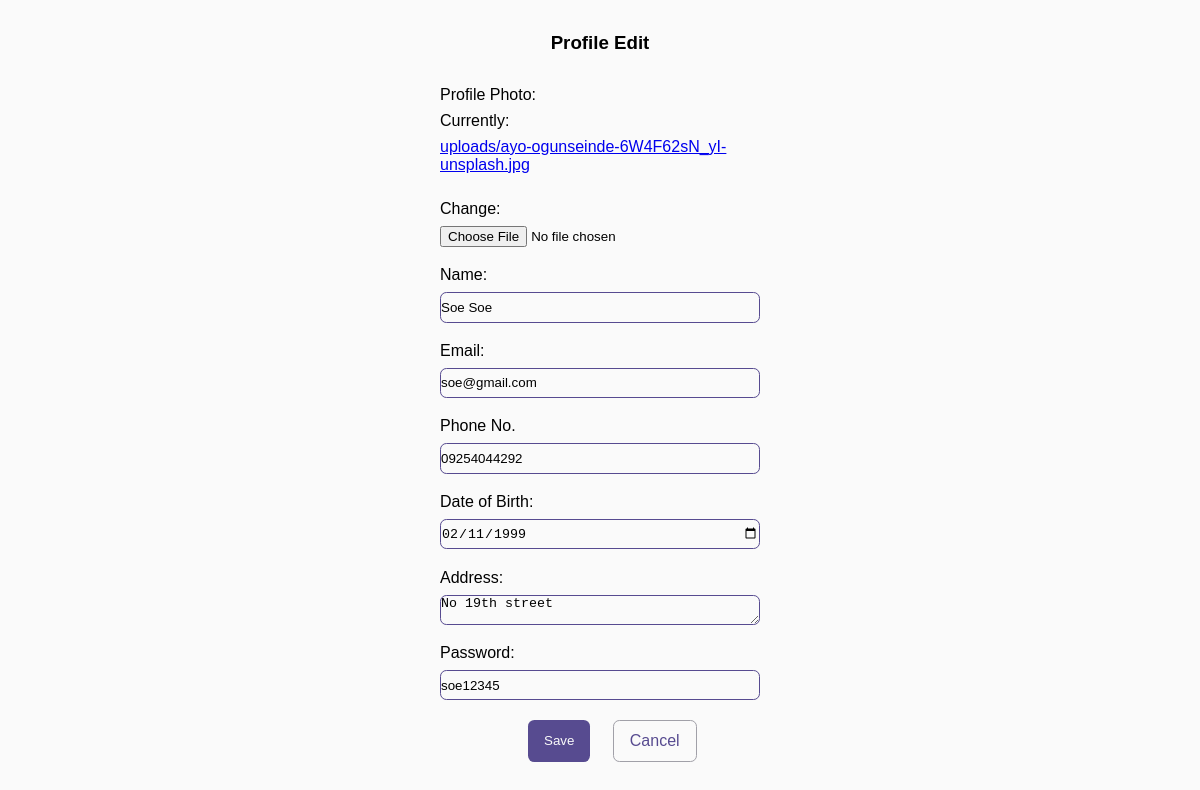
Screenshot of /edit/1 with the database file from the repository.
### patients/models.py (models this page shows, shortened)
class Patient(models.Model):
    PatientID = models.AutoField(primary_key=True)
    PatientImg = models.ImageField(upload_to='uploads',default='a.png')
    PatientName = models.CharField(max_length=40)
    PatientMail = models.EmailField(max_length=40)
    PatientPh =models.CharField(max_length=30)
    PatientDob = models.DateField()
    PatientAddr = models.CharField(max_length=100)
    PatientPwd = models.CharField(max_length=30)

### patients/views.py (the view)
# urls.py: path('edit/<int:id>', views.Edit, name='Edit'),
def Edit(request, id):
    data = Patient.objects.get(PatientID=id)
    form = UpdateForm(request.POST, request.FILES, instance=data)
    if form.is_valid():
        update_mail = form.cleaned_data['PatientMail']
        exist_mail = Patient.objects.filter(PatientMail=update_mail).exclude(PatientID=id)
        update_ph = form.cleaned_data['PatientPh']
        exist_ph = Patient.objects.filter(PatientPh=update_ph).exclude(PatientID=id)
        if exist_mail.exists():
            msg = "Email is already in use"
            return render(request, 'pedit.html', {'form': form, 'msg': msg})
        elif exist_ph.exists():
            msg = "Phone number is already in use"
            return render(request, 'pedit.html', {'form': form, 'msg': msg})
        else:
            form.save()
            return redirect("/list/")
    else:
        form = UpdateForm(instance=data)
    return render(request, 'pedit.html', {'form': form})

### patients/forms.py
class UpdateForm(forms.ModelForm):
    class Meta:
        model = Patient
        fields =['PatientImg','PatientName','PatientMail','PatientPh','PatientDob','PatientAddr','PatientPwd']
        labels={
            'PatientImg':_('Profile Photo',),
            'PatientName': _("Name"),
            'PatientMail':_('Email'),
            'PatientPh':_('Phone No.'),
            'PatientDob': _('Date of Birth'),
            'PatientAddr':_('Address'),
            'PatientPwd':_('Password')
        }
        widgets={
            'PatientMail': forms.EmailInput(attrs={'type':'email', 'placeholder':'Enter your email'}),
            'PatientDob': forms.DateInput(attrs={'type': 'date', 'placeholder': 'yyyy-mm-dd'}),
            'PatientName': forms.TextInput(attrs={ 'placeholder': 'Enter your name'}),
            'PatientAddr': forms.Textarea(attrs={'placeholder': 'Enter your address'}),
            'PatientPwd': forms.TextInput(attrs={'placeholder': 'Enter your password'}),
        }

### templates/pedit.html (shortened to what this page needs)
<!DOCTYPE html>
{%load static%}
<html lang="en">
<head>
    <link rel="stylesheet" href="{% static '/css/edit.css'%}">
</head>
<body>
    <div class="edit-form-section">
        <h3 class="edit-header">Profile Edit</h3>
        <form method="post" enctype="multipart/form-data" class="cta-section-1">
        {% for field in form %}
        <p class="input-section-1">{{ field.label_tag }} {{ field }}</p>
        {% endfor %}
        <div class="btn-section">
            <button  class="primary-btn">Save</button>
            <a href="{%url 'list'%}" class="cancel-btn">Cancel</a>
        </div>
    </form>
    </div>
</body>
</html>

### patients/static/css/edit.css (style rules this page uses)
* { margin: 0; padding: 0; box-sizing: border-box; }
body { background-color: #fafafa; font-family: "Work Sans", sans-serif; }
.edit-form-section { width: 20rem; margin: 2rem auto; }
.edit-header { text-align: center; margin-bottom: 2rem; }
.input-section-1 { display: grid; gap: 0.5rem; margin-bottom: 1.2rem; }
.primary-btn { border: 0; background-color: #574b90; padding: 0.8rem 1rem; color: #fafafa; border-radius: 0.4rem; cursor: pointer; }
.cancel-btn { border: 0; background-color: transparent; padding: 0.7rem 1rem; border: 1px solid #a1a0a8; border-radius: 0.4rem; cursor: pointer; text-decoration:none; color:#574b90; }
.btn-section { margin-left: 5.5rem; display: flex; gap: 1.4rem; }

### rows the page displays
Patient: form "Soe Soe" "soe@gmail.com" "09254044292" "02/11/1999" "No 19th street" "soe12345"

### other values shown
{{ field.label_tag }} "Profile Photo:" "Name:" "Email:" "Phone No." "Date of Birth:" "Address:" "Password:"
